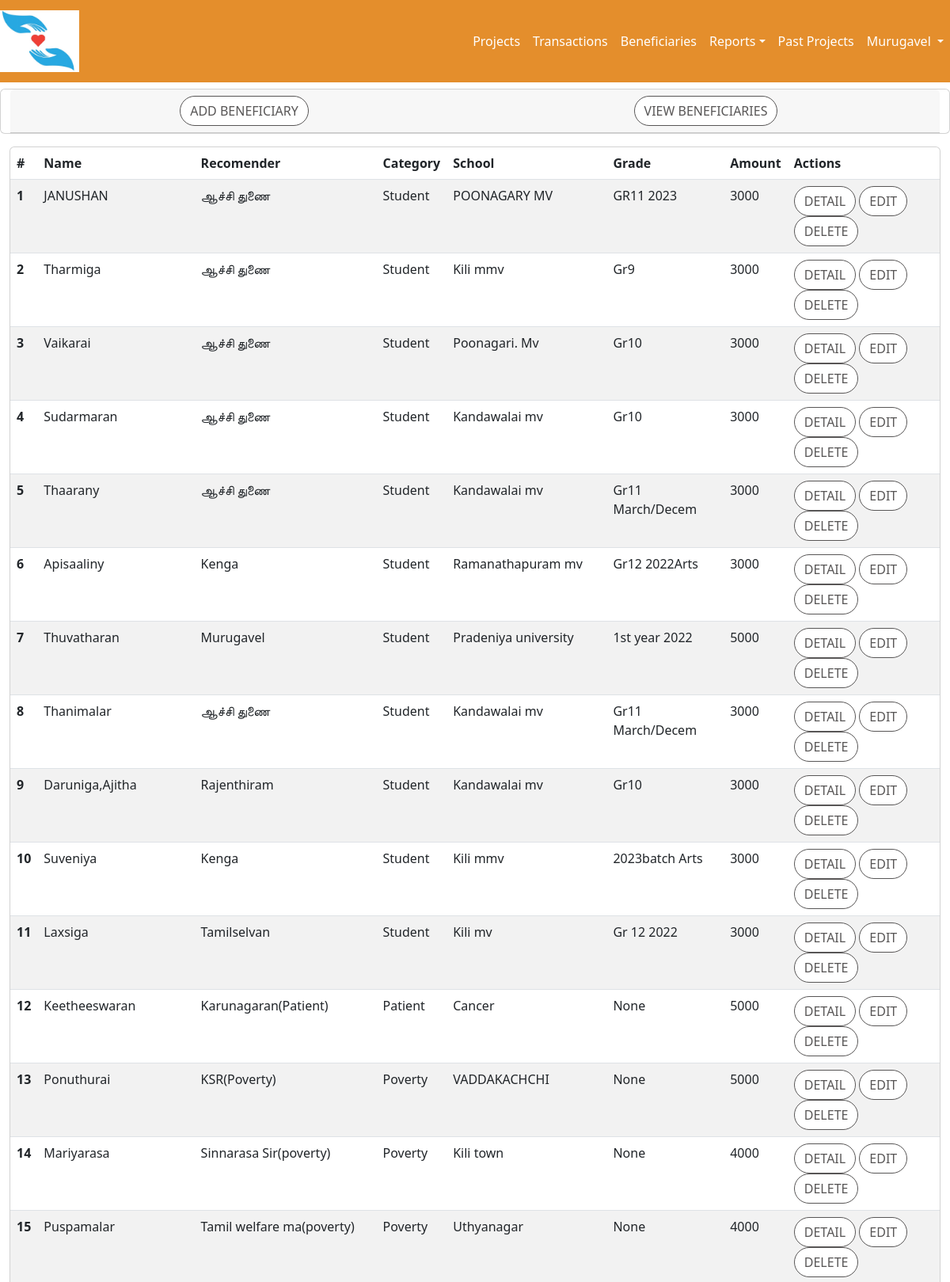
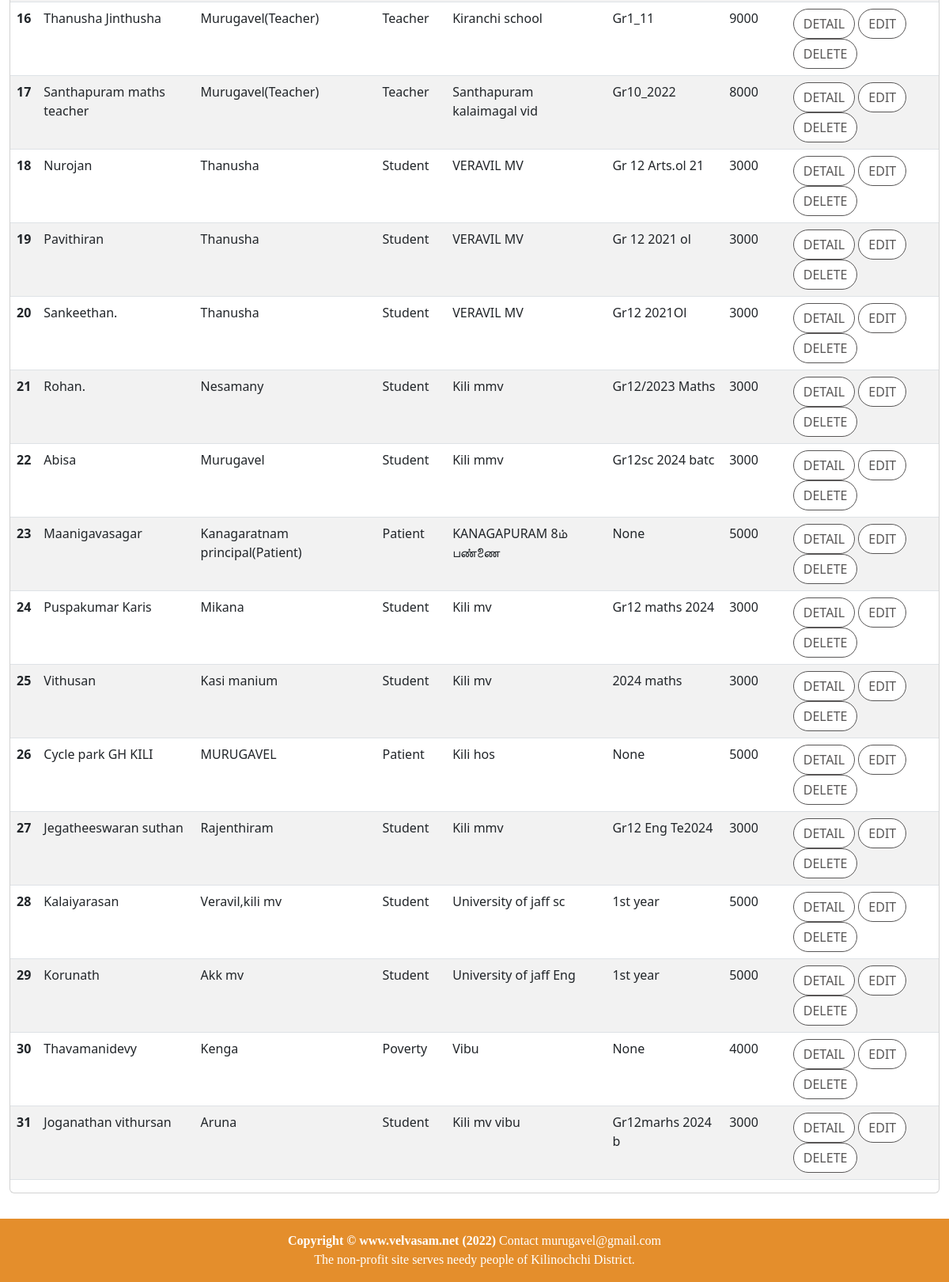
Page /accounts/beneficiaryList (signed in) on the committed database (2 pictures, top to bottom).
### accounts/models.py (models this page shows)
class Beneficiary(models.Model):
    CATEGORY = [
        ('Student','Student'),
        ('Teacher','Teacher'),
        ('Patient','Patient'),
        ('Poverty','Poverty'),
    ]
    name =models.CharField(max_length=32)
    mobile=models.CharField(max_length=16,null=True,blank=-True)
    school = models.CharField(max_length=32,null=True,blank=-True)
    grade = models.CharField(max_length=16,null=True,blank=-True)
    account = models.CharField(max_length=32)
    bank=models.CharField(max_length=16)
    branch=models.CharField(max_length=16)
    accountHolder = models.CharField(max_length=32)
    holderMobile = models.CharField(max_length=16,null=True,blank=-True)
    parent = models.CharField(max_length=32,null=True,blank=-True)
    principal= models.CharField(max_length=32,null=True,blank=-True)
    amount = models.IntegerField()
    category = models.CharField(max_length=12,choices=CATEGORY)
    parentMobile=models.CharField(max_length=16,null=True,blank=-True)
    principalMobile = models.CharField(max_length=16,null=True,blank=-True)
    remarks  = models.CharField(max_length=1000,null=True,blank=-True)
    startDate = models.DateField(default=timezone.now)
    endDate = models.DateField(null=True,blank=-True)
    sponsor = models.CharField(max_length=32,null=True,blank=True)
    recommender = models.CharField(max_length=32,null=True,blank=True)

### accounts/views.py (the view)
# urls.py: re_path(r'beneficiaryList', beneficiaryListView, name='beneficiaryList'),
@login_required
def beneficiaryListView(request):
    user = User.objects.get(id=request.user.id)
    if request.method == 'GET':
        data_list = Beneficiary.objects.all().exclude(id=14)
        userRole=getUserRole(user,'beneficiary')
        print('userRole :'+userRole)
        context={ 'data_list':data_list, 'userRole':userRole}
        return render(request = request,template_name = "beneficiary_list.html",context=context)

### accounts/views.py (called while the page is built)
def getUserRole(user,table):
    userRole='NONE'
    if user.has_perm('accounts.add_'+table):
        userRole='EDIT'
    elif user.has_perm('accounts.view_'+table):
        userRole='VIEW'
    print('table :'+table+' '+userRole)
    return userRole

### accounts/templates/beneficiary_list.html (shortened to what this page needs)
{% extends 'home/base.html' %}
{% block content %}
{% if userRole == 'NONE' %}
<div class="container-fluid">
    <div class="row text-center justify-content-center">
            <div class="card mt-2 mb-2">
            <div class="card-header">
                <div class="row">
                    <div class="col-sm-12">
                        Unauthorized to view the content
                    </div>
                </div>
            </div>
            </div>
    </div>
</div>
{% else %}
<div class="container-fluid">
    <div class="row text-center justify-content-center">
        <div class="card mt-2 mb-2">
            <div class="card-header">
                <div class="row">
                    <div class="col-sm-6">
                        {% if userRole == 'EDIT' %}
                         <a href="{% url 'accounts:beneficiaryAdd'  %}" class="btn btn-secondary btn-md">Add Beneficiary</a>
                        {% endif %}
                    </div>
                    <div class="col-sm-6">
                        <a href="{% url 'accounts:beneficiaryTable'  %}" class="btn btn-secondary btn-md">View Beneficiaries</a>              </div>
                    </div>
                </div>
            </div>
        </div>
        <div class="card mt-2 mb-2">
            <table class="table table-striped table-hover">
                <thead>
                    <tr>
                        <th scope="col">#</th>
                        <th scope="col">Name</th>
                        <th scope="col">Recomender</th>
                        <th scope="col">Category</th>
                        <th scope="col">School</th>
                        <th scope="col">Grade</th>
                        <th scope="col">Amount</th>
                        <th scope="col">Actions</th>
                    </tr>
                </thead>
                <tbody>
                   {% for data in data_list %}
                    <tr>
                        <th scope=""row">{{forloop.counter}}</th>
                        <td>{{data.name}} </td>
                        <td>{{data.recommender}} </td>
                        <td>{{data.category}} </td>
                        <td>{{data.school}}</td>
                        <td>{{data.grade}}</td>
                        <td>{{data.amount}}</td>
                        <td><a href="{% url 'accounts:beneficiaryDetail' data.id %}" class="btn btn-danger btn-md">Detail</a>
                        {% if userRole == 'EDIT' %}
                        <a href="{% url 'accounts:beneficiaryUpd' data.id %}" class="btn btn-danger btn-md">Edit</a>
                        <button type="button" class="btn btn-primary" data-bs-toggle="modal" onclick="confirmDeleteModal('{{data.id}}')" id="deleteID">
                            Delete
                        </button>
                        </td>
                        {% endif %}
                    </tr>
                    {% endfor %}
                </tbody>
            </table>
        </div>
    </div>
 </div>
{% endif %}
{% include 'home/footer.html' %}
{% endblock content %}

### home/templates/home/base.html (shortened to what this page needs)
<!DOCTYPE html>
<html lang="en">
<head>
    <link href="https://cdn.jsdelivr.net/npm/bootstrap@5.2.1/dist/css/bootstrap.min.css" rel="stylesheet">
    {% load static %}
    <link href="{% static 'css/home.css' %}" rel="stylesheet"/>
</head>
<body>
<div id="page-content-wrapper">
    <nav class="navbar navbar-expand-lg navbar-dark bg-red">
        <div class="navbar-brand">
            <a href="/"><img src="{% static 'images/velvasam_logo.jpg' %}" alt="velvasam Logo" width="100"></a>
        </div>
        <div class="collapse navbar-collapse" id="navbarSupportedContent">
            <ul class="navbar-nav ms-auto mb-2 mb-lg-0">
              <li class="nav-item">
                    <a class="nav-link" href={% url 'accounts:projectList' %}>Projects</a>
              </li>
              <li class="nav-item">
                <a class="nav-link" href={% url 'accounts:transactionAll' %}>Transactions</a>
              </li>
              <li class="nav-item">
                <a class="nav-link" href={% url 'accounts:beneficiaryList' %}>Beneficiaries</a>
              </li>
              <li class="nav-item">
                <div class="dropdown dropdown">
                    <a class="nav-link dropdown-toggle" data-bs-toggle="dropdown" href="#">Reports</a>
                </div>
              </li>
              <li class="nav-item">
                <a class="nav-link" href={% url 'accounts:projectClosedList' %}>Past Projects</a>
              </li>
              <li class="nav-item">
                <div class="dropdown">
                    {% if user.is_authenticated %}
                        <a class="nav-link dropdown-toggle" data-bs-toggle="dropdown" href="#">{{user.first_name}}   </a>
                    {% else %}
                        <a class="nav-link dropdown-toggle" data-bs-toggle="dropdown" href="#">LogIn</a>
                        <ul class="dropdown-menu">
                        <li><a class="dropdown-item" href={% url 'accounts:login' %}>Log In</a></li>
                        <li><a class="dropdown-item" href={% url 'accounts:signup' %}>Sign Up</a></li>
                        </ul>
                    {% endif %}
                </div>
            </li>
            </ul>
        </div>
    </nav>
    <div id="wrapper">
        {% block content %}
        {% endblock %}
    </div>
</body>
</html>

### home/static/css/home.css (style rules this page uses)
body { overflow-x: hidden; }
.card-header, a:link { text-transform: uppercase; font-weight: 200; color: #585656; }
.card-header, a:hover { color: #000; font-weight:300; text-transform: uppercase; }
.archive-link, a:link { text-transform:capitalize; text-align:left; font-weight:normal; color: #585656; }
#page-content-wrapper .btn { text-transform: uppercase; font-weight: 500; color: #585656; background-color: #fff; border-color: #585656; border-radius: 20px; transition: all 0.3s ease 0s; cursor: pointer; outline: none; }
#page-content-wrapper { min-width: 100vw; }
@media (min-width: 768px) { #page-content-wrapper { min-width: 0; width: 100%; } }
.navbar-dark { background:#82063B; }

### home/templates/home/base.html (style rules this page uses)
.bg-red { background:#e48e2c; }
.nav-link { color:white!important; }

### rows in the picture
Beneficiary: name "JANUSHAN", recommender "ஆச்சி துணை", category "Student", school "POONAGARY MV", grade "GR11 2023", amount "3000"
Beneficiary: name "Tharmiga", recommender "ஆச்சி துணை", category "Student", school "Kili mmv", grade "Gr9", amount "3000"
Beneficiary: name "Vaikarai", recommender "ஆச்சி துணை", category "Student", school "Poonagari. Mv", grade "Gr10", amount "3000"
Beneficiary: name "Sudarmaran", recommender "ஆச்சி துணை", category "Student", school "Kandawalai mv", grade "Gr10", amount "3000"
Beneficiary: name "Thaarany", recommender "ஆச்சி துணை", category "Student", school "Kandawalai mv", grade "Gr11 March/Decem", amount "3000"
Beneficiary: name "Apisaaliny", recommender "Kenga", category "Student", school "Ramanathapuram mv", grade "Gr12 2022Arts", amount "3000"
Beneficiary: name "Thuvatharan", recommender "Murugavel", category "Student", school "Pradeniya university", grade "1st year 2022", amount "5000"
Beneficiary: name "Thanimalar", recommender "ஆச்சி துணை", category "Student", school "Kandawalai mv", grade "Gr11 March/Decem", amount "3000"
Beneficiary: name "Daruniga,Ajitha", recommender "Rajenthiram", category "Student", school "Kandawalai mv", grade "Gr10", amount "3000"
Beneficiary: name "Suveniya", recommender "Kenga", category "Student", school "Kili mmv", grade "2023batch Arts", amount "3000"
Beneficiary: name "Laxsiga", recommender "Tamilselvan", category "Student", school "Kili mv", grade "Gr 12 2022", amount "3000"
Beneficiary: name "Keetheeswaran", recommender "Karunagaran(Patient)", category "Patient", school "Cancer", grade "None", amount "5000"
Beneficiary: name "Ponuthurai", recommender "KSR(Poverty)", category "Poverty", school "VADDAKACHCHI", grade "None", amount "5000"
Beneficiary: name "Mariyarasa", recommender "Sinnarasa Sir(poverty)", category "Poverty", school "Kili town", grade "None", amount "4000"
Beneficiary: name "Puspamalar", recommender "Tamil welfare ma(poverty)", category "Poverty", school "Uthyanagar", grade "None", amount "4000"
Beneficiary: name "Thanusha Jinthusha", recommender "Murugavel(Teacher)", category "Teacher", school "Kiranchi school", grade "Gr1_11", amount "9000"
Beneficiary: name "Santhapuram maths teacher", recommender "Murugavel(Teacher)", category "Teacher", school "Santhapuram kalaimagal vid", grade "Gr10_2022", amount "8000"
Beneficiary: name "Nurojan", recommender "Thanusha", category "Student", school "VERAVIL MV", grade "Gr 12 Arts.ol 21", amount "3000"
Beneficiary: name "Pavithiran", recommender "Thanusha", category "Student", school "VERAVIL MV", grade "Gr 12 2021 ol", amount "3000"
Beneficiary: name "Sankeethan.", recommender "Thanusha", category "Student", school "VERAVIL MV", grade "Gr12 2021Ol", amount "3000"
Beneficiary: name "Rohan.", recommender "Nesamany", category "Student", school "Kili mmv", grade "Gr12/2023 Maths", amount "3000"
Beneficiary: name "Abisa", recommender "Murugavel", category "Student", school "Kili mmv", grade "Gr12sc 2024 batc", amount "3000"
Beneficiary: name "Maanigavasagar", recommender "Kanagaratnam principal(Patient)", category "Patient", school "KANAGAPURAM 8ம் பண்ணை", grade "None", amount "5000"
Beneficiary: name "Puspakumar Karis", recommender "Mikana", category "Student", school "Kili mv", grade "Gr12 maths 2024", amount "3000"
Beneficiary: name "Vithusan", recommender "Kasi manium", category "Student", school "Kili mv", grade "2024 maths", amount "3000"
Beneficiary: name "Cycle park GH KILI", recommender "MURUGAVEL", category "Patient", school "Kili hos", grade "None", amount "5000"
Beneficiary: name "Jegatheeswaran suthan", recommender "Rajenthiram", category "Student", school "Kili mmv", grade "Gr12 Eng Te2024", amount "3000"
Beneficiary: name "Kalaiyarasan", recommender "Veravil,kili mv", category "Student", school "University of jaff sc", grade "1st year", amount "5000"
Beneficiary: name "Korunath", recommender "Akk mv", category "Student", school "University of jaff Eng", grade "1st year", amount "5000"
Beneficiary: name "Thavamanidevy", recommender "Kenga", category "Poverty", school "Vibu", grade "None", amount "4000"
Beneficiary: name "Joganathan vithursan", recommender "Aruna", category "Student", school "Kili mv vibu", grade "Gr12marhs 2024 b", amount "3000"

### other values in the picture
{{ user.first_name }} "Murugavel"
